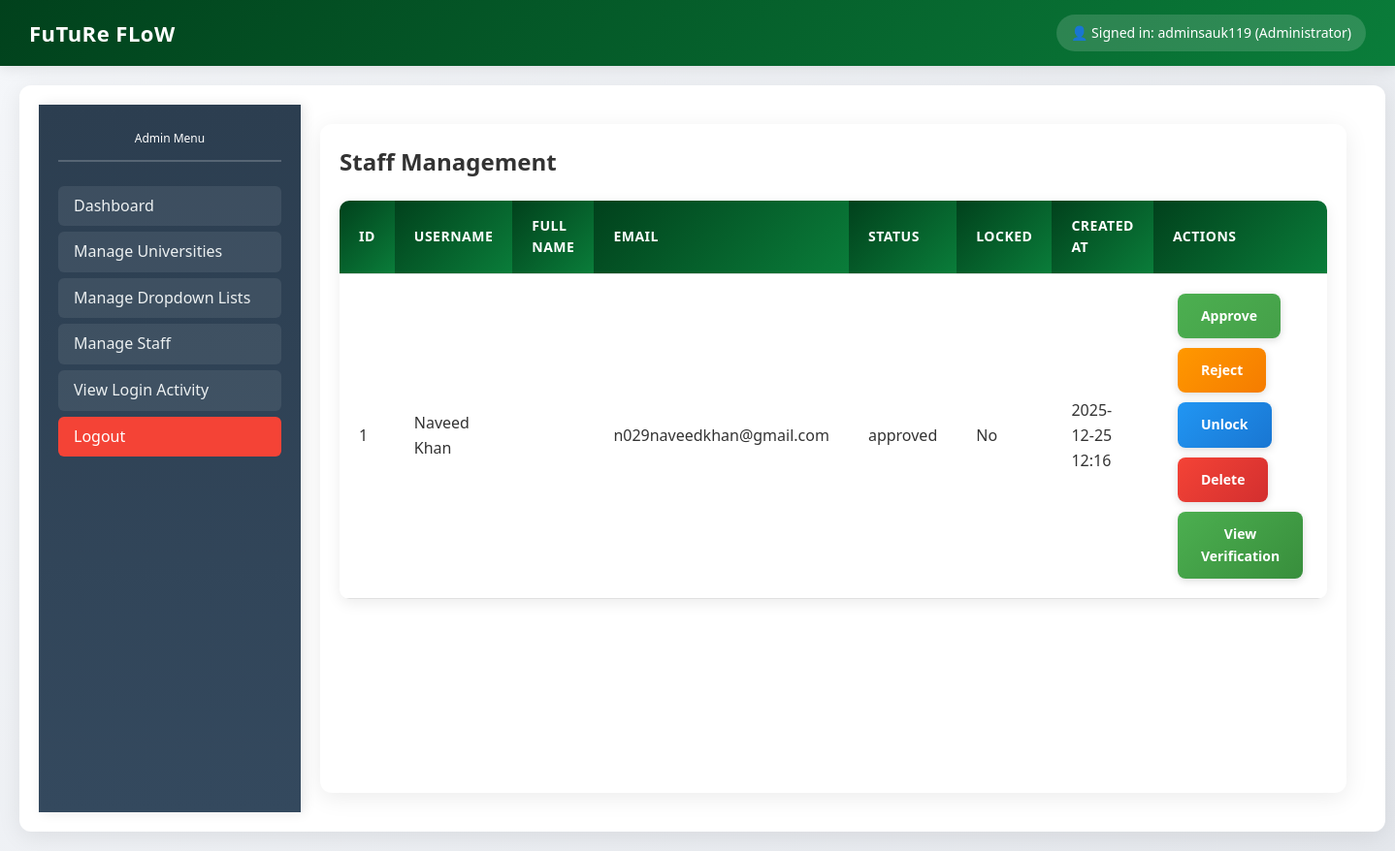
Screenshot of /admin/staff (signed in) with the database file from the repository.
### app/app.py (models this page shows)
class Staff(db.Model):
    __tablename__ = 'staff'
    id = db.Column(db.Integer, primary_key=True)
    username = db.Column(db.String(100), unique=True, nullable=False)
    password = db.Column(db.String(100), nullable=False)
    designation = db.Column(db.String(100))
    email = db.Column(db.String(200))
    status = db.Column(db.String(20), default='pending')
    is_locked = db.Column(db.Integer, default=0)
    created_at = db.Column(db.DateTime, default=datetime.utcnow)
    first_login = db.Column(db.Integer, default=1)  # New field for first login

### app/app.py (the view)
@app.route('/admin/staff')
@login_required
@admin_required
def admin_staff():
    staff_members = Staff.query.order_by(Staff.created_at.desc()).all()
    return render_template('admin_staff.html', staff_members=staff_members)

### app/app.py (called while the page is built)
def login_required(f):
    @wraps(f)
    def decorated_function(*args, **kwargs):
        if 'user_id' not in session:
            return redirect(url_for('login'))
        return f(*args, **kwargs)
    return decorated_function

def admin_required(f):
    @wraps(f)
    def decorated_function(*args, **kwargs):
        if 'user_id' not in session or session.get('role') != 'admin':
            flash('Admin access required', 'error')
            return redirect(url_for('login'))
        return f(*args, **kwargs)
    return decorated_function

### templates/admin_staff.html (shortened to what this page needs)
{% extends "base.html" %}
{% block body %}
<div class="container">
    <div class="sidebar">
        <h2>Admin Menu</h2>
        <a href="{{ url_for('admin_dashboard') }}">Dashboard</a>
        <a href="{{ url_for('admin_universities') }}">Manage Universities</a>
        <a href="{{ url_for('admin_dropdowns') }}">Manage Dropdown Lists</a>
        <a href="{{ url_for('admin_staff') }}">Manage Staff</a>
        <a href="{{ url_for('admin_login_activity') }}">View Login Activity</a>
        <a href="{{ url_for('logout') }}" style="background-color: #f44336; color: white;">Logout</a>
    </div>
    <div class="content">
        <h2>Staff Management</h2>
        <table>
            <thead>
                <tr>
                    <th>ID</th>
                    <th>Username</th>
                    <th>Full Name</th>
                    <th>Email</th>
                    <th>Status</th>
                    <th>Locked</th>
                    <th>Created At</th>
                    <th>Actions</th>
                </tr>
            </thead>
            <tbody>
                {% for staff in staff_members %}
                <tr>
                    <td>{{ staff.id }}</td>
                    <td>{{ staff.username }}</td>
                    <td>{{ staff.full_name }}</td>
                    <td>{{ staff.email }}</td>
                    <td>{{ staff.status }}</td>
                    <td>{{ 'Yes' if staff.is_locked else 'No' }}</td>
                    <td>{{ staff.created_at.strftime('%Y-%m-%d %H:%M') }}</td>
                    <td>
                        <a href="{{ url_for('admin_approve_staff', id=staff.id) }}" class="btn btn-primary">Approve</a>
                        <a href="{{ url_for('admin_reject_staff', id=staff.id) }}" class="btn btn-warning">Reject</a>
                        <a href="{{ url_for('admin_unlock_staff', id=staff.id) }}" class="btn btn-info">Unlock</a>
                        <a href="{{ url_for('admin_delete_staff', id=staff.id) }}" class="btn btn-danger" onclick="return confirm('Are you sure?')">Delete</a>
                        <a href="{{ url_for('admin_view_verification', staff_id=staff.id) }}" class="btn btn-success">View Verification</a>
                    </td>
                </tr>
                {% endfor %}
            </tbody>
        </table>
    </div>
</div>
{% endblock %}

### templates/base.html (style rules this page uses)
* { margin: 0; padding: 0; box-sizing: border-box; }
body { font-family: 'Segoe UI', Tahoma, Geneva, Verdana, sans-serif; background: linear-gradient(135deg, #f5f7fa 0%, #e4e7ec 100%); min-height: 100vh; color: #333; line-height: 1.6; }
.container { display: flex; min-height: calc(100vh - 70px); }
.sidebar { background: linear-gradient(180deg, #2c3e50 0%, #34495e 100%); width: 270px; padding: 25px 20px; box-shadow: 3px 0 12px rgba(0,0,0,0.1); position: relative; z-index: 100; }
.sidebar h2 { color: white; margin-bottom: 25px; font-size: 12px; font-weight: 500; text-align: center; padding-bottom: 12px; border-bottom: 2px solid rgba(255,255,255,0.2); }
.sidebar a { display: block; padding: 8px 12px; margin-bottom: 6px; background: rgba(255,255,255,0.08); color: #ecf0f1; text-decoration: none; border-radius: 6px; font-weight: 500; border-left: 4px solid transparent; }
.content { flex: 1; padding: 20px 20px; background: white; margin: 20px; border-radius: 12px; box-shadow: 0 5px 25px rgba(0,0,0,0.08); position: relative; }
.btn { padding: 12px 24px; border: none; border-radius: 8px; cursor: pointer; font-size: 14px; font-weight: 600; text-decoration: none; display: inline-block; margin: 5px; text-align: center; box-shadow: 0 2px 8px rgba(0,0,0,0.15); }
.btn-primary { background: linear-gradient(135deg, #4CAF50, #45a049); color: white; }
.btn-danger { background: linear-gradient(135deg, #f44336, #d32f2f); color: white; }
.btn-warning { background: linear-gradient(135deg, #ff9800, #f57c00); color: white; }
.btn-info { background: linear-gradient(135deg, #2196F3, #1976d2); color: white; }
.btn-success { background: linear-gradient(135deg, #4CAF50, #388E3C); color: white; }
table { width: 100%; border-collapse: collapse; margin-top: 20px; background: white; border-radius: 10px; overflow: hidden; box-shadow: 0 4px 15px rgba(0,0,0,0.08); }
table th, table td { padding: 15px 20px; text-align: left; border-bottom: 1px solid #e0e0e0; }
table th { background: linear-gradient(135deg, #01411C, #0a7d3a); color: white; font-weight: 600; font-size: 14px; text-transform: uppercase; letter-spacing: 0.5px; }

### rows the page displays
Staff: id "1", username "Naveed Khan", email "n029naveedkhan@gmail.com", status "approved", is_locked "No", created_at "2025-12-25 12:16"

### other values shown
{{ session.username }} "adminsauk119"
